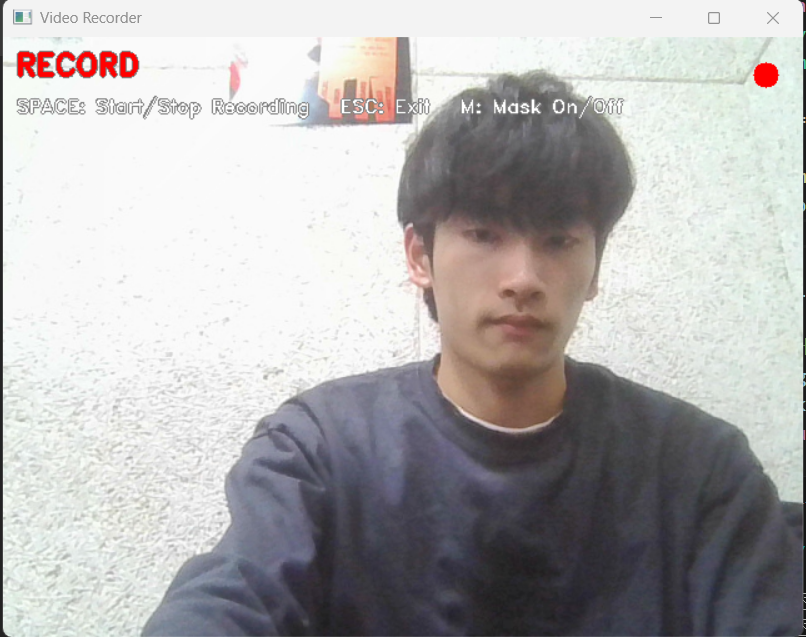
#> input picture assets/record.png, 806 x 637 px, given in place of the camera
$ python main.py
#> lines starting #> are read from the running program, lines starting #| are printed output that depends on the picture
import cv2 as cv
import numpy as np
from datetime import datetime

background = None

def detect_motion(frame):
    global background

    # 노이즈 완화
    frame_blur = cv.GaussianBlur(frame, (9, 9), 3).astype(np.float64)

    # 첫 프레임을 초기 배경으로 사용
    if background is None:
        background = frame_blur.copy()
        return frame.copy(), None

    # 현재 프레임과 배경 차이
    diff = frame_blur - background
    norm = np.linalg.norm(diff, axis=2)

    # threshold로 움직임 마스크 생성
    MOTION_THRESHOLD = 40 # 민감도
    mask = np.zeros_like(norm, dtype=np.uint8)
    mask[norm > MOTION_THRESHOLD] = 255

    # morphology로 잡음 제거 및 영역 보정
    kernel = np.ones((5, 5), dtype=np.uint8)
    mask = cv.morphologyEx(mask, cv.MORPH_OPEN, kernel)
    mask = cv.morphologyEx(mask, cv.MORPH_CLOSE, kernel)

    # 윤곽선 검출
    contours, _ = cv.findContours(mask, cv.RETR_EXTERNAL, cv.CHAIN_APPROX_SIMPLE)

    display = frame.copy()

    for contour in contours:
        area = cv.contourArea(contour)
        if area < 700:
            continue

        x, y, w, h = cv.boundingRect(contour)

        # 박스 표시
        cv.rectangle(display, (x, y), (x + w, y + h), (0, 255, 0), 2)

        # 면적 표시 - 그냥 넣음
        cv.putText(
            display,
            f"Motion: {int(area)}",
            (x, max(y - 10, 20)),
            cv.FONT_HERSHEY_DUPLEX,
            0.5,
            (0, 255, 0),
            1
        )

    alpha = 0.07 # 배경 갱신 속도
    background = alpha * frame_blur + (1-alpha) * background

    return display, mask

def make_writer(frame_width, frame_height, fps):
    now = datetime.now().strftime("%Y%m%d_%H%M%S")
    filename = f"record_{now}.avi"
    fourcc = cv.VideoWriter_fourcc(*"XVID")
    writer = cv.VideoWriter(filename, fourcc, fps, (frame_width, frame_height))
    return writer, filename

def main():
    global background

    cap = cv.VideoCapture(0)

    if not cap.isOpened():
        print("카메라를 열 수 없습니다?")
        return

    valid, frame = cap.read()
#> frame is the input picture: shape (637, 806, 3); mean B, G, R 178, 177.9, 179.7
    if not valid:
        print("프레임 읽기 실패.")
        cap.release()
        return

    height, width = frame.shape[:2]
#> height = 637; width = 806
    fps = cap.get(cv.CAP_PROP_FPS)
    is_recording = False
    writer = None
    current_filename = None
    show_mask = True

    while True:
        valid, frame = cap.read()
        if not valid:
            print("프레임을 읽지 못했습니다. 프로그램을 종료합니다.")
            break

        # 움직임 검출
        motion_display, motion_mask = detect_motion(frame)
#> in detect_motion, `frame_blur = cv.GaussianBlur(frame, (9, 9), 3).astype(np.float64)`:
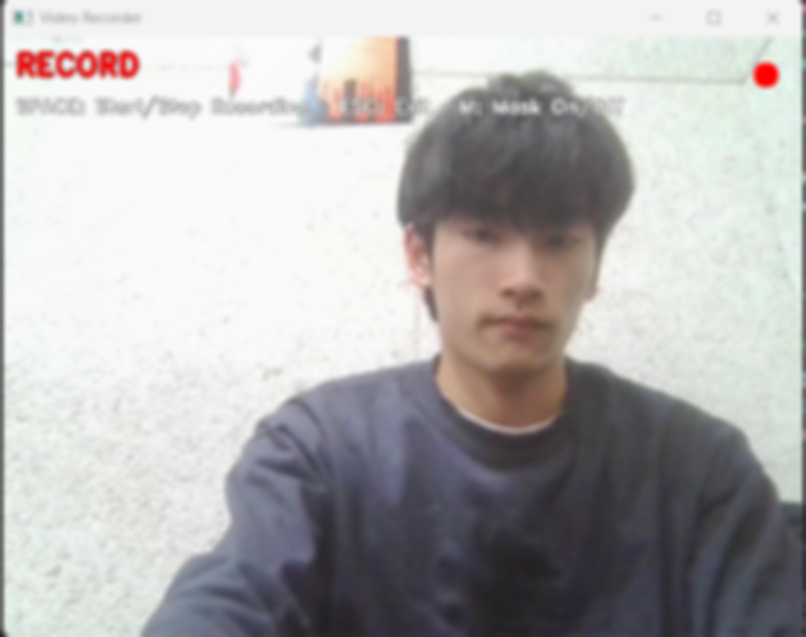
#> frame_blur: shape (637, 806, 3) float64; mean B, G, R 178.1, 177.9, 179.8

        display = motion_display.copy()

        # 현재 모드 표시 및 녹화 관리
        if is_recording:
            cv.circle(display, (width - 30, 30), 10, (0, 0, 255), -1)
            cv.putText(
                display,
                "RECORD",
                (10, 30),
                cv.FONT_HERSHEY_DUPLEX,
                0.8,
                (127, 127, 127),
                3
            )
            cv.putText(
                display,
                "RECORD",
                (10, 30),
                cv.FONT_HERSHEY_DUPLEX,
                0.8,
                (0, 0, 255),
                2
            )

            if writer is not None:
                writer.write(display)
        else:
            cv.putText(
                display,
                "PREVIEW",
                (10, 30),
                cv.FONT_HERSHEY_DUPLEX,
                0.8,
                (127, 127, 127),
                3
            )
            cv.putText(
                display,
                "PREVIEW",
                (10, 30),
                cv.FONT_HERSHEY_DUPLEX,
                0.8,
                (0, 255, 0),
                2
            )

        cv.putText(
            display,
            "SPACE: Start/Stop Recording   ESC: Exit   M: Mask On/Off",
            (10, 60),
            cv.FONT_HERSHEY_DUPLEX,
            0.5,
            (127, 127, 127),
            2
        )
        cv.putText(
            display,
            "SPACE: Start/Stop Recording   ESC: Exit   M: Mask On/Off",
            (10, 60),
            cv.FONT_HERSHEY_DUPLEX,
            0.5,
            (255, 255, 255),
            1
        )
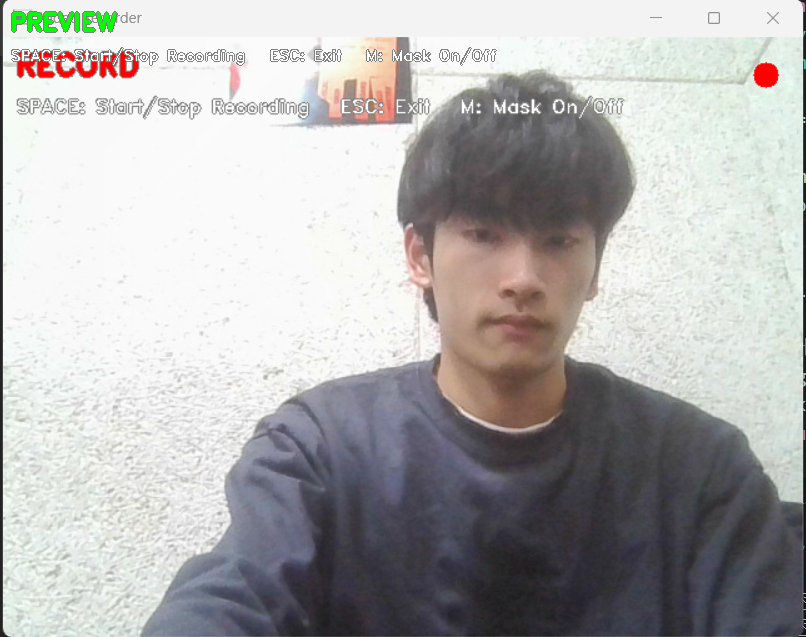
#> display: shape (637, 806, 3); mean B, G, R 177.3, 177.7, 178.8

        cv.imshow("Video Recorder", display)

        if show_mask and motion_mask is not None:
            cv.imshow("Motion Mask", motion_mask)

        key = cv.waitKey(1) & 0xFF
#> (key Esc is pressed here)

        if key == 27:  # ESC
            break
        elif key == ord(' '):  # Space
            if not is_recording:
                writer, current_filename = make_writer(width, height, fps)
                if not writer.isOpened():
                    print("녹화 파일을 생성할 수 없습니다.")
                    writer = None
                    current_filename = None
                    continue
                is_recording = True
                print(f"녹화 시작: {current_filename}")
            else:
                is_recording = False
                if writer is not None:
                    writer.release()
                    print(f"녹화 저장 완료: {current_filename}")
                    writer = None
                    current_filename = None
        elif key == ord('m') or key == ord('M'):
            show_mask = not show_mask
            if not show_mask:
                cv.destroyWindow("Motion Mask")

    if writer is not None:
        writer.release()
        print(f"녹화 저장 완료: {current_filename}")

    cap.release()
    cv.destroyAllWindows()

if __name__ == "__main__":
    main()

$ run again, on assets/스크린샷(5).png
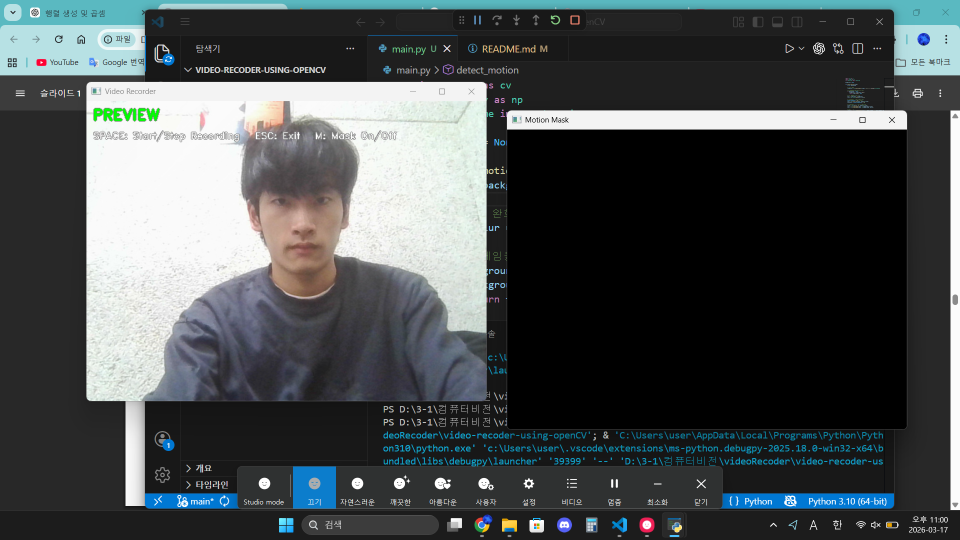
#> input picture assets/스크린샷(5).png, 1920 x 1080 px, given in place of the camera (shown at 1/2 size)
#> in main, frame is the input picture: shape (1080, 1920, 3); mean B, G, R 79.3, 77.9, 72.7
#> in detect_motion, `frame_blur = cv.GaussianBlur(frame, (9, 9), 3).astype(np.float64)`:
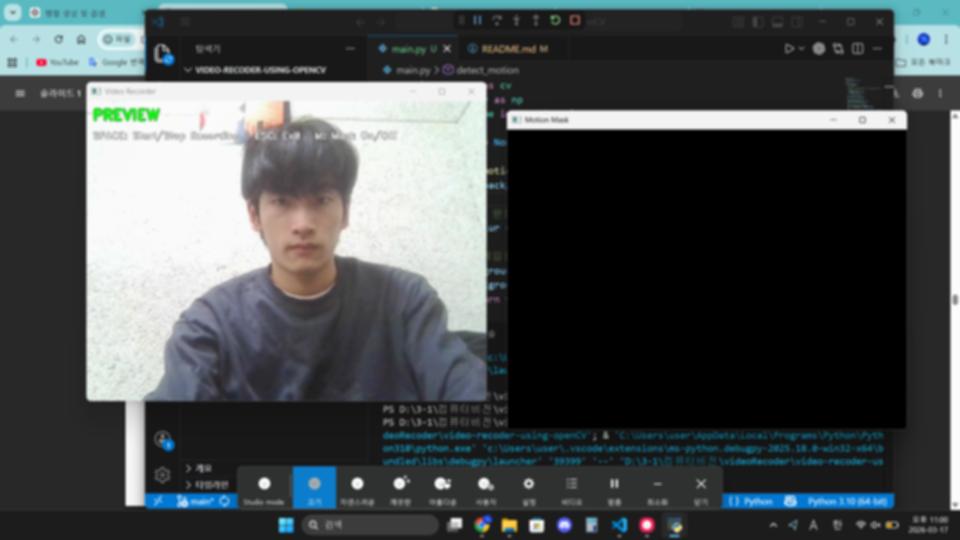
#> frame_blur: shape (1080, 1920, 3) float64 (shown at 1/2 size); mean B, G, R 79.3, 77.9, 72.7
#> in main, `cv.putText( display, "SPACE: Start/Stop Recording   ESC: Exit   M: Mas..`:
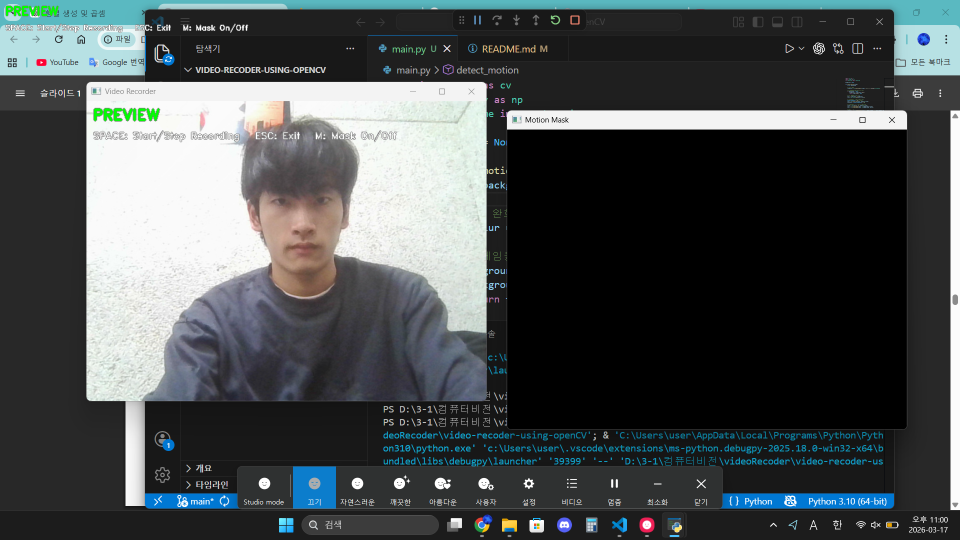
#> display: shape (1080, 1920, 3) (shown at 1/2 size); mean B, G, R 79.2, 78, 72.7
